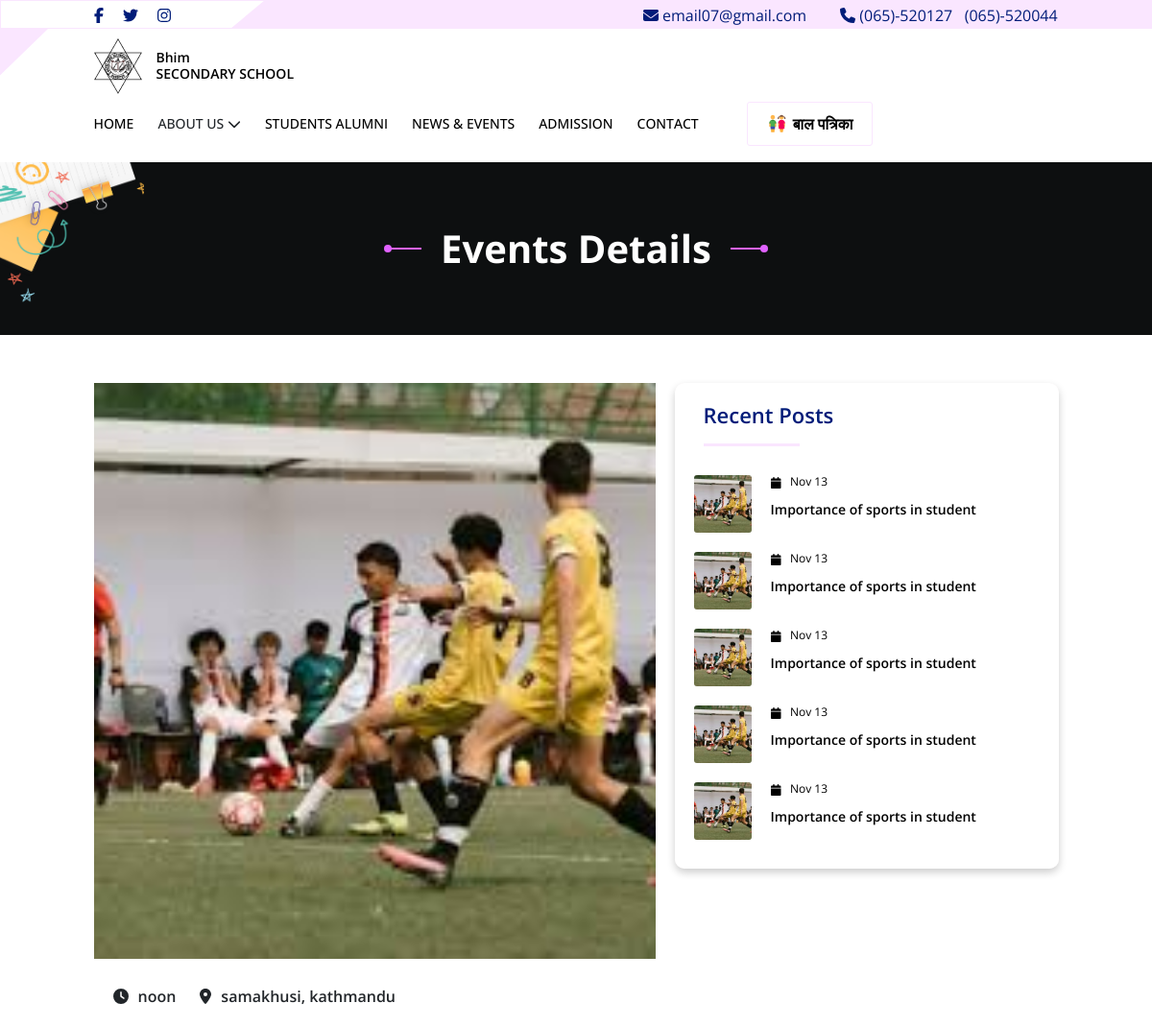
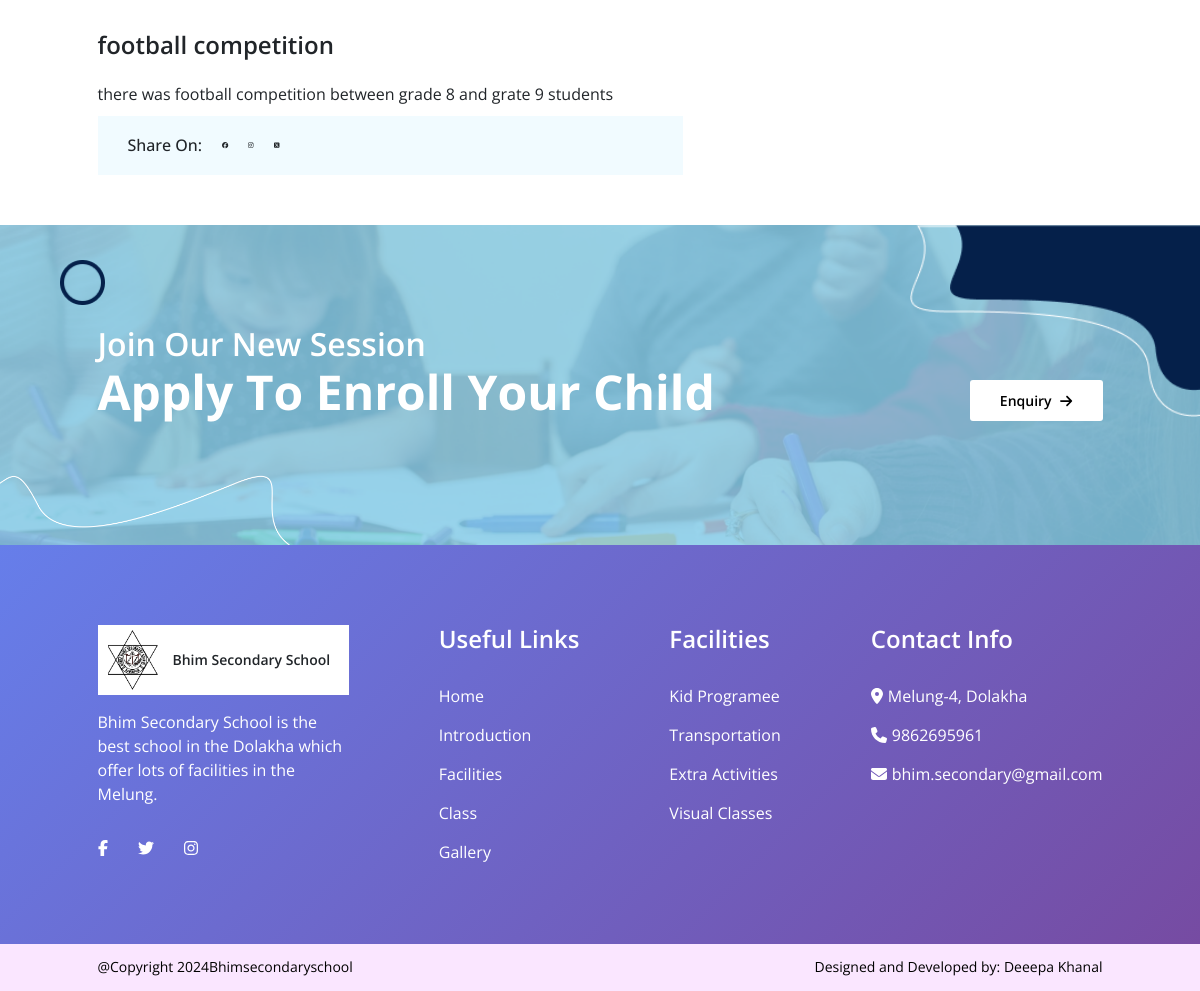
Screenshot of /event/2 with the database file from the repository (2 pictures, top to bottom).
### BhimmaviApp/models.py (models this page shows, shortened)
class Event(SoftDeleteModel):
    EVENT_CATEGORIES = [
        ('Workshop', 'Workshop'),
        ('Seminar', 'Seminar'),
        ('Competition', 'Competition'),
        ('Festival', 'Festival'),
        ('Others', 'Others'),
    ]
    event_date = models.DateField()
    event_time = models.TimeField()  # Added time field
    title = models.CharField(max_length=200)
    description = models.TextField()
    address = models.CharField(max_length=255)  # Added address field
    image = models.ImageField(upload_to='events/', blank=True, null=True)
    category = models.CharField(max_length=20, choices=EVENT_CATEGORIES, default='Others')
    class Meta:
        ordering = ['-event_date', '-event_time']

class BlogPost(SoftDeleteModel):
    title = models.CharField(max_length=255)
    content = models.TextField()
    date = models.DateTimeField(auto_now_add=True)
    written_by = models.CharField(max_length=100)
    image = models.ImageField(upload_to='blog_posts/', blank=True, null=True)
    class Meta:
        verbose_name = 'Blog Post'
        verbose_name_plural = 'Blog Posts'
        ordering = ['-date']  # Latest posts first

### BhimmaviApp/views.py (the view)
# urls.py: path('event/<int:pk>', views.event_detail, name='event'),
def event_detail(request, pk):
    event = Event.objects.get(pk=pk)
    recent_post = BlogPost.objects.all()[:5]
    return render(request, 'events/event_details.html',context={'event':event,'recent_post':recent_post})

### BhimmaviApp/softdelete_manager.py (called while the page is built)
    def get_queryset(self):
        return super().get_queryset().filter(deleted_at__isnull=True)

### templates/events/event_details.html (shortened to what this page needs)
{% extends 'base.html' %}
{% load static %}
{% block content %}
<section class="hero">
    <div class="head_title">
        <div class="line"></div>
        <h3 class="fs-40-w-700">Events Details</h3>
        <div class="line"></div>
    </div>
</section>
<section class="news-and-article-page">
    <div class="container">
        <div class="news-and-article-page-wrapper">
            <div class="news-and-article-page-left-text">
                <div class="news-and-article-page-left-text-wrapper">
                    <div class="news_article_single">
                        <div class="news_article">
                            <div class="image">
                                <img src={{event.image.url}} alt="">
                            </div>
                            <div class="news_details">
                                <div class="author">
                                    <h5 class="fs-16-w-600"><i class="fa-solid fa-clock me-3"></i>{{event.event_time}}</h5>
                                    <h5 class="fs-16-w-600"><i class="fa-solid fa-location-dot me-3"></i>{{event.address}}</h5>
                                </div>
                            </div>
                        </div>
                    </div>
                    <div class="post">
                        <h3 class="fs-24-w-600">
                           {{event.title}}
                        </h3>
                        <p class="fs-16-w-400">
                            {{event.description|slice:':400'}}
                        </p>
                    </div>
                    <div class="share-on">
                        <h2 class="fs-16-w-500">Share On:</h2>
                        <div class="icon">
                            <i class="fa-brands fa-facebook"></i>
                            <i class="fa-brands fa-instagram"></i>
                            <i class="fa-brands fa-square-x-twitter"></i>
                        </div>
                    </div>
                </div>
            </div>
            <div class="news-and-article-page-right-list">
                <div class="news-and-article-page-right-list-wrapper">
                    <div class="recent-post-card">
                        <div class="list-header">
                            <h3 class="fs-22-w-600 dark_blue_text_color">
                                Recent Posts
                        </div>
                        <div class="recent-post-list">
                            {%for item in recent_post%}
                            <div class="recent-post-list-wrapper">
                                <div class="image">
                                    <img src={{item.image.url}} alt="">
                                </div>
                                <div class="post-detail">
                                    <div class="date">
                                        <h5 class="fs-12-w-400"><i class="fa-solid fa-calendar"></i>{{item.date|date:"M j"}}</h5>
                                    </div>
                                    <div class="post-content">
                                        <a href="news-and-event-single-page">
                                            <p class="fs-14-w-600">
                                                {{item.title}}
                                            </p>
                                        </a>
                                    </div>
                                </div>
                            </div>
                            {%endfor%}
                        </div>
                    </div>
                </div>
            </div>
        </div>
    </div>
</section>
{% include 'common/enquiry.html' %}
{% endblock %}

### rows the page displays
Event: image (picture), event_time "noon", address "samakhusi, kathmandu", title "football competition", description "there was football competition between grade 8 and grate 9 students"
BlogPost: image (picture), date "Nov 13", title "Importance of sports in student"
BlogPost: image (picture), date "Nov 13", title "Importance of sports in student"
BlogPost: image (picture), date "Nov 13", title "Importance of sports in student"
BlogPost: image (picture), date "Nov 13", title "Importance of sports in student"
BlogPost: image (picture), date "Nov 13", title "Importance of sports in student"
